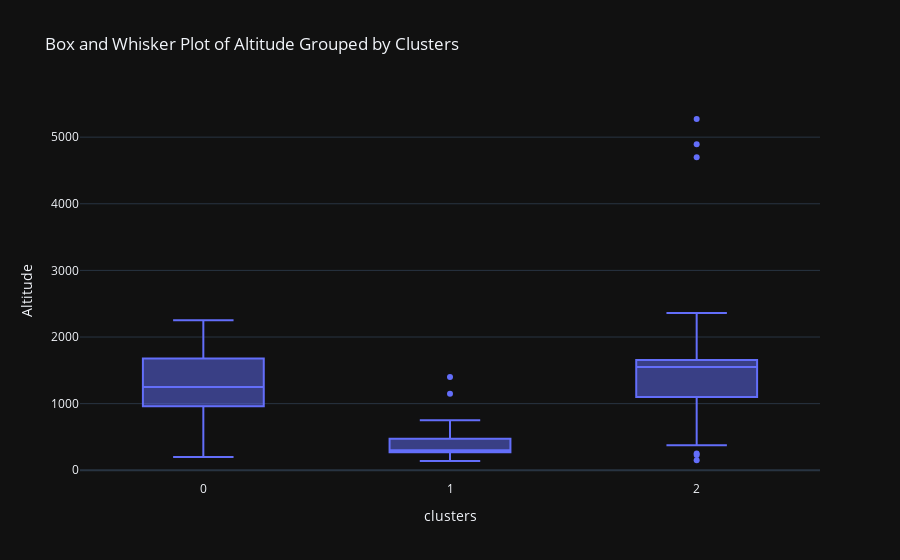

Notebook code for this chart:
### Code cell
# Create a box and whisker plot of altitude grouped by the clusters

fig = px.box(df_country, x='clusters', y='Altitude', title='Box and Whisker Plot of Altitude Grouped by Clusters')
fig.show()

### Figure 1 — Plotly figure (JSON) as saved in the notebook; plotly's stock layout.template omitted (floating-point values rounded to 4 significant figures)
{"data": [{"alignmentgroup": "True", "hovertemplate": "clusters=%{x}<br>Altitude=%{y}<extra></extra>", "legendgroup": "", "marker": {"color": "#636efa"}, "name": "", "notched": false, "offsetgroup": "", "orientation": "v", "showlegend": false, "x": [0, 0, 0, 0, 0, 0, 0, 0, 0, 0, 0, 0, 0, 0, 0, 0, 0, 0, 0, 0, 0, 0, 0, 0, 0, 0, 0, 0, 0, 0, 0, 0, 2, 0, 2, 2, 2, 2, 2, 2, 2, 2, 2, 2, 2, 2, 2, 2, 2, 2, 2, 2, 2, 2, 2, 2, 2, 2, 2, 2, 2, 2, 2, 2, 2, 2, 2, 2, 2, 2, 1, 1, 1, 2, 2, 2, 1, 2, 1, 1, 2, 1, 1, 1, 1, 1, 1, 1, 1, 1, 1, 1, 1, 1, 1, 1], "x0": " ", "xaxis": "x", "y": [1200.0, 1668.0, 1250.0, 1200.0, 1250.0, 1550.0, 2000.0, 2000.0, 1250.0, 1950.0, 1100.0, 2000.0, 1300.0, 1200.0, 1585.0, 1900.0, 850.0, 1250.0, 1300.0, 1200.0, 1060.0, 200.0, 200.0, 668.0, 1950.0, 2250.0, 1700.0, 1200.0, 650.0, 850.0, 400.0, 1000.0, 800.0, 800.0, 1600.0, 4700.0, 1600.0, 375.0, 230.0, 1654.0, 1300.0, 1400.0, 1200.0, 1600.0, 4895.0, 250.0, 700.0, 1250.0, 1450.0, 520.0, 1943.0, 400.0, 850.0, 1350.0, 2361.0, 1600.0, 1600.0, 150.0, 800.0, 1550.0, 1550.0, 1675.0, 1800.0, 1550.0, 1900.0, 1600.0, 1400.0, 5272.0, 2000.0, 1250.0, 300.0, 325.0, 275.0, 1600.0, 1700.0, 1100.0, 250.0, 1302.0, 300.0, 750.0, 1550.0, 1150.0, 250.0, 340.0, 275.0, 165.0, 465.0, 139.0, 140.0, 600.0, 460.0, 500.0, 1400.0, 300.0, 300.0, 435.0], "y0": " ", "yaxis": "y", "type": "box"}], "layout": {"xaxis": {"anchor": "y", "domain": [0.0, 1.0], "title": {"text": "clusters"}}, "yaxis": {"anchor": "x", "domain": [0.0, 1.0], "title": {"text": "Altitude"}}, "legend": {"tracegroupgap": 0}, "title": {"text": "Box and Whisker Plot of Altitude Grouped by Clusters"}, "boxmode": "group"}}
